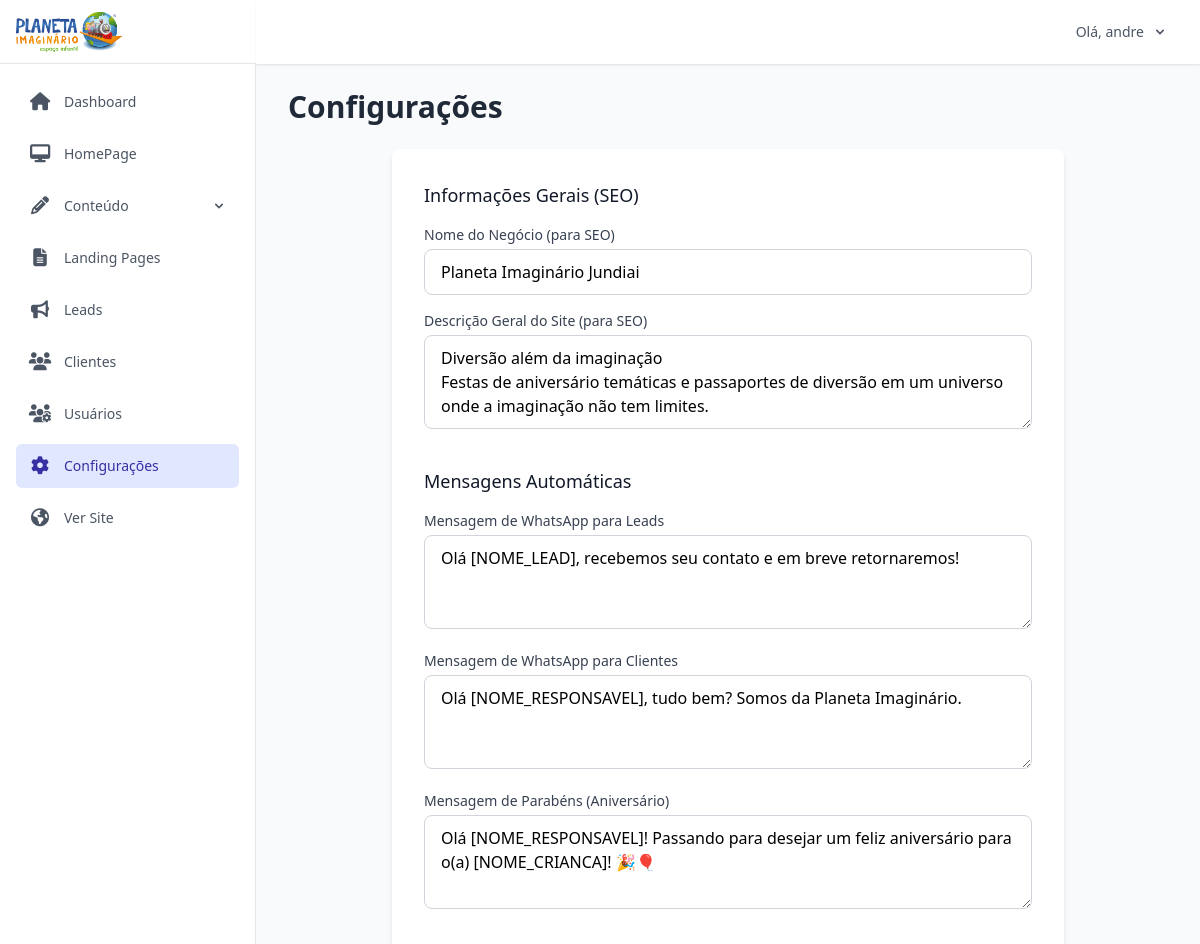
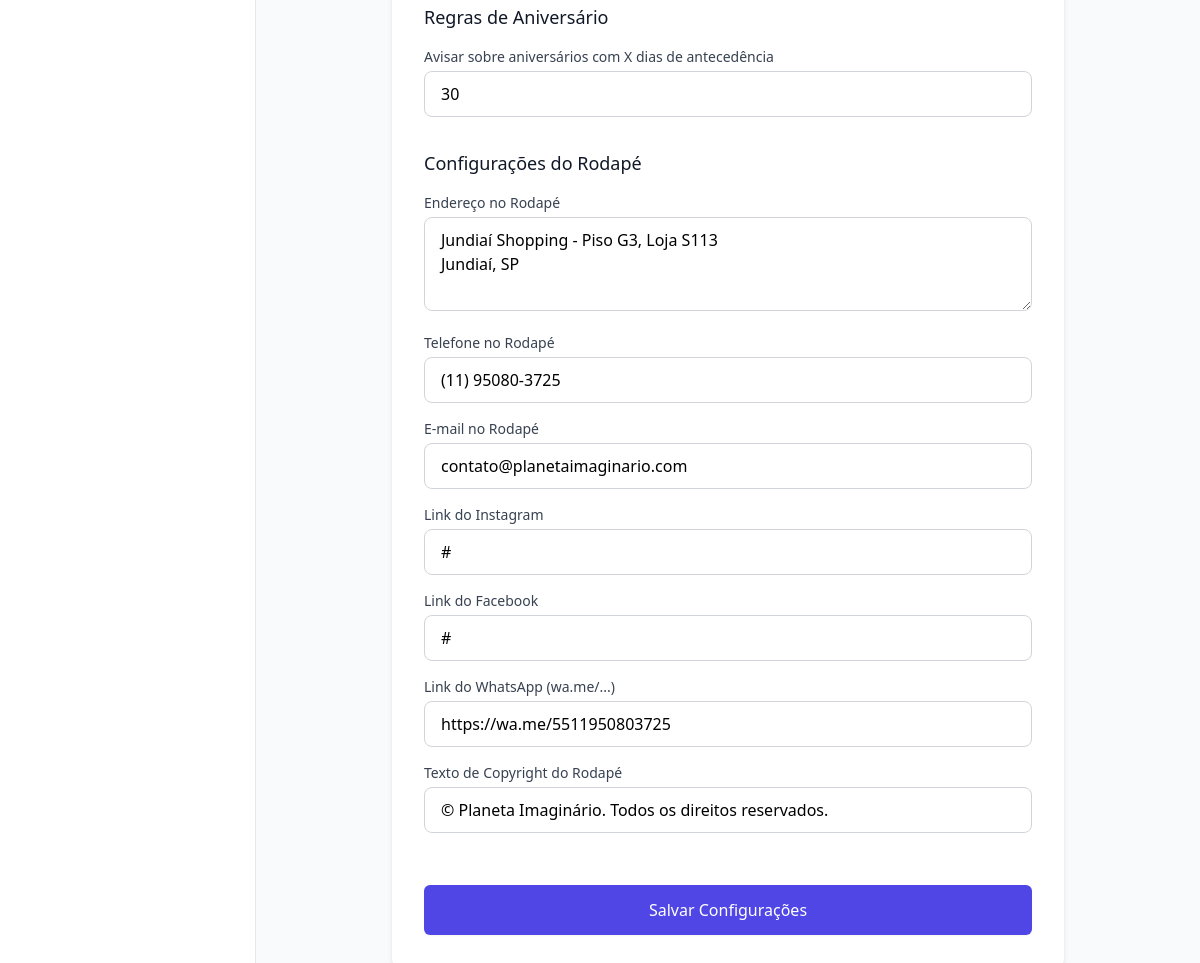
The page /dashboard/settings (signed in) on the database its author committed (2 pictures, top to bottom).
### app/models.py (models this page shows, shortened)
class User(UserMixin, db.Model):
    id = db.Column(db.Integer, primary_key=True)
    username = db.Column(db.String(64), index=True, unique=True, nullable=False)
    email = db.Column(db.String(120), index=True, unique=True, nullable=False)
    password_hash = db.Column(db.String(256))
    role = db.Column(db.String(20), nullable=False, default='colaborador')
    is_approved = db.Column(db.Boolean, nullable=False, default=False, server_default='f')
    date_of_birth = db.Column(db.Date, nullable=True)
    created_at = db.Column(db.DateTime, default=datetime.utcnow)
    updated_at = db.Column(db.DateTime, default=datetime.utcnow, onupdate=datetime.utcnow)

class Settings(db.Model):
    id = db.Column(db.Integer, primary_key=True)
    business_name = db.Column(db.String(100), default="Planeta Imaginário")
    site_description = db.Column(db.Text, default="Espaço de recreação infantil e festas de aniversário temáticas no Shopping.")
    lead_whatsapp_message = db.Column(db.Text, default="Olá [NOME_LEAD], recebemos seu contato e em breve retornaremos!")
    client_whatsapp_message = db.Column(db.Text, default="Olá [NOME_RESPONSAVEL], tudo bem? Somos da Planeta Imaginário.")
    birthday_congrats_message = db.Column(db.Text, default="Olá [NOME_RESPONSAVEL]! Passando para desejar um feliz aniversário para o(a) [NOME_CRIANCA]! 🎉🎈")
    birthday_notification_days = db.Column(db.Integer, default=30, comment="Número de dias de antecedência para destacar aniversariantes.")
    footer_address = db.Column(db.Text, default="Jundiaí Shopping - Piso G3, Loja S113\nJundiaí, SP")
    footer_phone = db.Column(db.String(50), default="(11) 95080-3725")
    footer_email = db.Column(db.String(120), default="contato@planetaimaginario.com")
    footer_instagram_link = db.Column(db.String(255), default="#")
    footer_facebook_link = db.Column(db.String(255), default="#")
    footer_whatsapp_link = db.Column(db.String(255), default="#")
    footer_copyright_text = db.Column(db.String(200), default="© Planeta Imaginário. Todos os direitos reservados.")

### app/dashboard/routes.py (the view)
@bp.route('/settings', methods=['GET', 'POST'])
@login_required
def settings():
    settings_obj = Settings.query.first()
    if not settings_obj:
        settings_obj = Settings()
        db.session.add(settings_obj)
        db.session.commit()
    form = SettingsForm(obj=settings_obj)
    if form.validate_on_submit():
        form.populate_obj(settings_obj)
        db.session.commit()
        flash('Configurações salvas com sucesso!', 'success')
        return redirect(url_for('dashboard.settings'))
    return render_template('dashboard/settings.html', form=form, title="Configurações")

### app/forms.py
class SettingsForm(FlaskForm):
    business_name = StringField('Nome do Negócio (para SEO)')
    site_description = TextAreaField('Descrição Geral do Site (para SEO)',
                                     description="Uma breve descrição do negócio, com até 160 caracteres.")
    lead_whatsapp_message = TextAreaField('Mensagem de WhatsApp para Leads')
    client_whatsapp_message = TextAreaField('Mensagem de WhatsApp para Clientes')
    birthday_congrats_message = TextAreaField('Mensagem de Parabéns (Aniversário)')
    birthday_notification_days = IntegerField('Avisar sobre aniversários com X dias de antecedência')
    footer_address = TextAreaField('Endereço no Rodapé')
    footer_phone = StringField('Telefone no Rodapé')
    footer_email = StringField('E-mail no Rodapé')
    footer_instagram_link = StringField('Link do Instagram')
    footer_facebook_link = StringField('Link do Facebook')
    footer_whatsapp_link = StringField('Link do WhatsApp (wa.me/...)')
    footer_copyright_text = StringField('Texto de Copyright do Rodapé')
    submit = SubmitField('Salvar Configurações')

### app/dashboard/routes.py (called while the page is built)
@bp.app_context_processor
def inject_global_variables():
    try:
        published_landing_pages = LandingPage.query.filter_by(is_published=True).order_by(LandingPage.title).all()
        site_settings = Settings.query.first()
        active_popup = Popup.query.filter_by(is_active=True).first()
        return dict(
            nav_landing_pages=published_landing_pages,
            site_settings=site_settings,
            active_popup=active_popup  # ✅ INJETA O POPUP
        )
    except Exception as e:
        print(f"Erro ao injetar variáveis globais: {e}")
        return dict(nav_landing_pages=[], site_settings=None, active_popup=None)

### app/main/routes.py (called while the page is built)
@bp.app_context_processor
def inject_global_variables():
    try:
        published_landing_pages = LandingPage.query.filter_by(is_published=True).order_by(LandingPage.title).all()
        site_settings = Settings.query.first()
        return dict(
            nav_landing_pages=published_landing_pages,
            site_settings=site_settings
        )
    except Exception as e:
        print(f"Erro ao injetar variáveis globais: {e}")
        return dict(
            nav_landing_pages=[],
            site_settings=None
        )

### app/templates/dashboard/settings.html (shortened to what this page needs)
{% extends "dashboard/dashboard_base.html" %}
{% from "macros/_form_helpers.html" import render_field %}
{% block dashboard_content %}
<h1 class="text-3xl font-bold text-gray-800 mb-6">{{ title }}</h1>
<div class="bg-white p-8 rounded-lg shadow-md max-w-2xl mx-auto">
    <form method="POST" novalidate>
        <div class="space-y-8">
            <fieldset>
                <legend class="text-lg font-medium text-gray-900">Informações Gerais (SEO)</legend>
                <div class="space-y-4 mt-4">
                    {{ render_field(form.business_name) }}
                    {{ render_field(form.site_description, rows=3) }}
                </div>
            </fieldset>
            <fieldset>
                <legend class="text-lg font-medium text-gray-900">Mensagens Automáticas</legend>
                <div class="space-y-4 mt-4">
                    {{ render_field(form.lead_whatsapp_message, rows=3) }}
                    {{ render_field(form.client_whatsapp_message, rows=3) }}
                    {{ render_field(form.birthday_congrats_message, rows=3) }}
                </div>
            </fieldset>
            <fieldset>
                <legend class="text-lg font-medium text-gray-900">Regras de Aniversário</legend>
                <div class="space-y-4 mt-4">
                    {{ render_field(form.birthday_notification_days) }}
                </div>
            </fieldset>
            <fieldset>
                <legend class="text-lg font-medium text-gray-900">Configurações do Rodapé</legend>
                <div class="space-y-4 mt-4">
                    {{ render_field(form.footer_address, rows=3) }}
                    {{ render_field(form.footer_phone) }}
                    {{ render_field(form.footer_email) }}
                    {{ render_field(form.footer_instagram_link) }}
                    {{ render_field(form.footer_facebook_link) }}
                    {{ render_field(form.footer_whatsapp_link) }}
                    {{ render_field(form.footer_copyright_text) }}
                </div>
            </fieldset>
            <div class="pt-5">
                {{ form.submit(class="w-full inline-flex justify-center py-3 px-6 border border-transparent shadow-sm text-base font-medium rounded-md text-white bg-indigo-600 hover:bg-indigo-700") }}
            </div>
        </div>
    </form>
</div>
{% endblock %}

### app/templates/dashboard/dashboard_base.html (shortened to what this page needs)
{% extends "base.html" %}
{% block content %}
<div x-data="{ mobileMenuOpen: false, contentMenuOpen: false, userMenuOpen: false, deleteModalOpen: false, deleteUrl: '' }" class="min-h-screen bg-gray-50 md:flex">
    <div class="hidden md:flex md:flex-shrink-0">
        <div class="flex flex-col w-64">
            <div class="flex items-center h-16 flex-shrink-0 px-4 bg-white border-b border-gray-200">
                <img class="h-10 w-auto" src="{{ url_for('static', filename='images/logo-planeta.webp') }}" alt="Logo Planeta Imaginário">
            </div>
            <div class="flex-1 flex flex-col overflow-y-auto bg-white border-r border-gray-200">
                <nav class="flex-1 px-4 py-4 space-y-2">
                    <a href="{{ url_for('dashboard.index') }}" class="{% if request.endpoint == 'dashboard.index' %}bg-indigo-100 text-indigo-800{% else %}text-gray-600 hover:bg-gray-100{% endif %} group flex items-center px-3 py-2 text-sm font-medium rounded-md">
                        <i class="fas fa-home mr-3 text-lg w-6 text-center"></i> Dashboard
                    </a>
                    <a href="{{ url_for('dashboard.edit_homepage') }}" class="{% if 'edit_homepage' in request.endpoint %}bg-indigo-100 text-indigo-800{% else %}text-gray-600 hover:bg-gray-100{% endif %} group flex items-center px-3 py-2 text-sm font-medium rounded-md">
                        <i class="fas fa-desktop mr-3 text-lg w-6 text-center"></i> HomePage
                    </a>
                    <div @click.away="contentMenuOpen = false" class="relative">
                        <button @click="contentMenuOpen = !contentMenuOpen" class="w-full text-left {% if 'post' in request.endpoint or 'category' in request.endpoint or 'popup' in request.endpoint %}bg-indigo-100 text-indigo-800{% else %}text-gray-600 hover:bg-gray-100{% endif %} group flex items-center px-3 py-2 text-sm font-medium rounded-md">
                            <i class="fas fa-pencil-alt mr-3 text-lg w-6 text-center"></i>
                            <span class="flex-1">Conteúdo</span>
                            <svg class="w-4 h-4 ml-2 transform transition-transform" :class="{'rotate-180': contentMenuOpen}" fill="currentColor" viewBox="0 0 20 20"><path fill-rule="evenodd" d="M5.293 7.293a1 1 0 011.414 0L10 10.586l3.293-3.293a1 1 0 111.414 1.414l-4 4a1 1 0 01-1.414 0l-4-4a1 1 0 010-1.414z" clip-rule="evenodd"></path></svg>
                        </button>
                    </div>
                    <a href="{{ url_for('dashboard.list_landing_pages') }}" class="{% if 'landing' in request.endpoint %}bg-indigo-100 text-indigo-800{% else %}text-gray-600 hover:bg-gray-100{% endif %} group flex items-center px-3 py-2 text-sm font-medium rounded-md">
                        <i class="fas fa-file-alt mr-3 text-lg w-6 text-center"></i> Landing Pages
                    </a>
                    <a href="{{ url_for('dashboard.leads') }}" class="{% if 'leads' in request.endpoint %}bg-indigo-100 text-indigo-800{% else %}text-gray-600 hover:bg-gray-100{% endif %} group flex items-center px-3 py-2 text-sm font-medium rounded-md">
                        <i class="fas fa-bullhorn mr-3 text-lg w-6 text-center"></i> Leads
                    </a>
                    <a href="{{ url_for('dashboard.list_clients') }}" class="{% if 'client' in request.endpoint %}bg-indigo-100 text-indigo-800{% else %}text-gray-600 hover:bg-gray-100{% endif %} group flex items-center px-3 py-2 text-sm font-medium rounded-md">
                        <i class="fas fa-users mr-3 text-lg w-6 text-center"></i> Clientes
                    </a>
                    <a href="{{ url_for('dashboard.list_users') }}" class="{% if 'user' in request.endpoint %}bg-indigo-100 text-indigo-800{% else %}text-gray-600 hover:bg-gray-100{% endif %} group flex items-center px-3 py-2 text-sm font-medium rounded-md">
                        <i class="fas fa-users-cog mr-3 text-lg w-6 text-center"></i> Usuários
                    </a>
                    <a href="{{ url_for('dashboard.settings') }}" class="{% if 'settings' in request.endpoint %}bg-indigo-100 text-indigo-800{% else %}text-gray-600 hover:bg-gray-100{% endif %} group flex items-center px-3 py-2 text-sm font-medium rounded-md">
                        <i class="fas fa-cog mr-3 text-lg w-6 text-center"></i> Configurações
                    </a>
                    <a href="{{ url_for('main.index') }}" target="_blank" class="text-gray-600 hover:bg-gray-100 group flex items-center px-3 py-2 text-sm font-medium rounded-md">
                        <i class="fas fa-globe-americas mr-3 text-lg w-6 text-center"></i> Ver Site
                    </a>
                </nav>
            </div>
        </div>
    </div>
    <div class="flex flex-col flex-1">
        <header class="sticky top-0 z-10 bg-white shadow-sm border-b border-gray-200">
            <div class="container mx-auto px-4 sm:px-6 lg:px-8">
                <div class="flex justify-between items-center h-16">
                    <div @click.away="userMenuOpen = false" class="relative">
                        <button @click="userMenuOpen = !userMenuOpen" class="flex items-center space-x-2 text-gray-600 text-sm hover:text-indigo-600">
                            <span>Olá, {{ current_user.username }}</span>
                            <svg class="w-4 h-4" fill="currentColor" viewBox="0 0 20 20"><path fill-rule="evenodd" d="M5.293 7.293a1 1 0 011.414 0L10 10.586l3.293-3.293a1 1 0 111.414 1.414l-4 4a1 1 0 01-1.414 0l-4-4a1 1 0 010-1.414z" clip-rule="evenodd"></path></svg>
                        </button>
                    </div>
                </div>
            </div>
        </header>
        <main class="flex-1">
            <div class="container mx-auto px-4 sm:px-6 lg:px-8 py-6">
                {% block dashboard_content %}{% endblock %}
            </div>
        </main>
    </div>
</div>
{% endblock %}

### app/templates/macros/_form_helpers.html (shortened to what this page needs)
{% macro render_field(field, type='text', class='') %}
    <div>
        {{ field.label(class="block text-sm font-medium text-gray-700 mb-1") }}
        <div class="relative">
            {{ field(class="w-full border border-gray-300 rounded-lg py-2.5 px-4 focus:outline-none focus:ring-2 focus:ring-blue-500 focus:border-blue-500 " + class, type=type, **kwargs) }}
        </div>
    </div>
{% endmacro %}

### rows shown on the page
User: username "andre"
Settings: business_name "Planeta Imaginário Jundiai", site_description "Diversão além da imaginação Festas de aniversário temáticas e passaportes de diversão em um universo onde a imaginação não tem limites.", lead_whatsapp_message "Olá [NOME_LEAD], recebemos seu contato e em breve retornaremos!", client_whatsapp_message "Olá [NOME_RESPONSAVEL], tudo bem? Somos da Planeta Imaginário.", birthday_congrats_message "Olá [NOME_RESPONSAVEL]! Passando para desejar um feliz aniversário para o(a) [NOME_CRIANCA]! 🎉🎈", birthday_notification_days "30", footer_address "Jundiaí Shopping - Piso G3, Loja S113 Jundiaí, SP", footer_phone "(11) 95080-3725", footer_email "contato@planetaimaginario.com", footer_instagram_link "#", footer_facebook_link "#", footer_whatsapp_link "https://wa.me/5511950803725", footer_copyright_text "© Planeta Imaginário. Todos os direitos reservados."

### other values the page prints
{{ title }} "Configurações"
